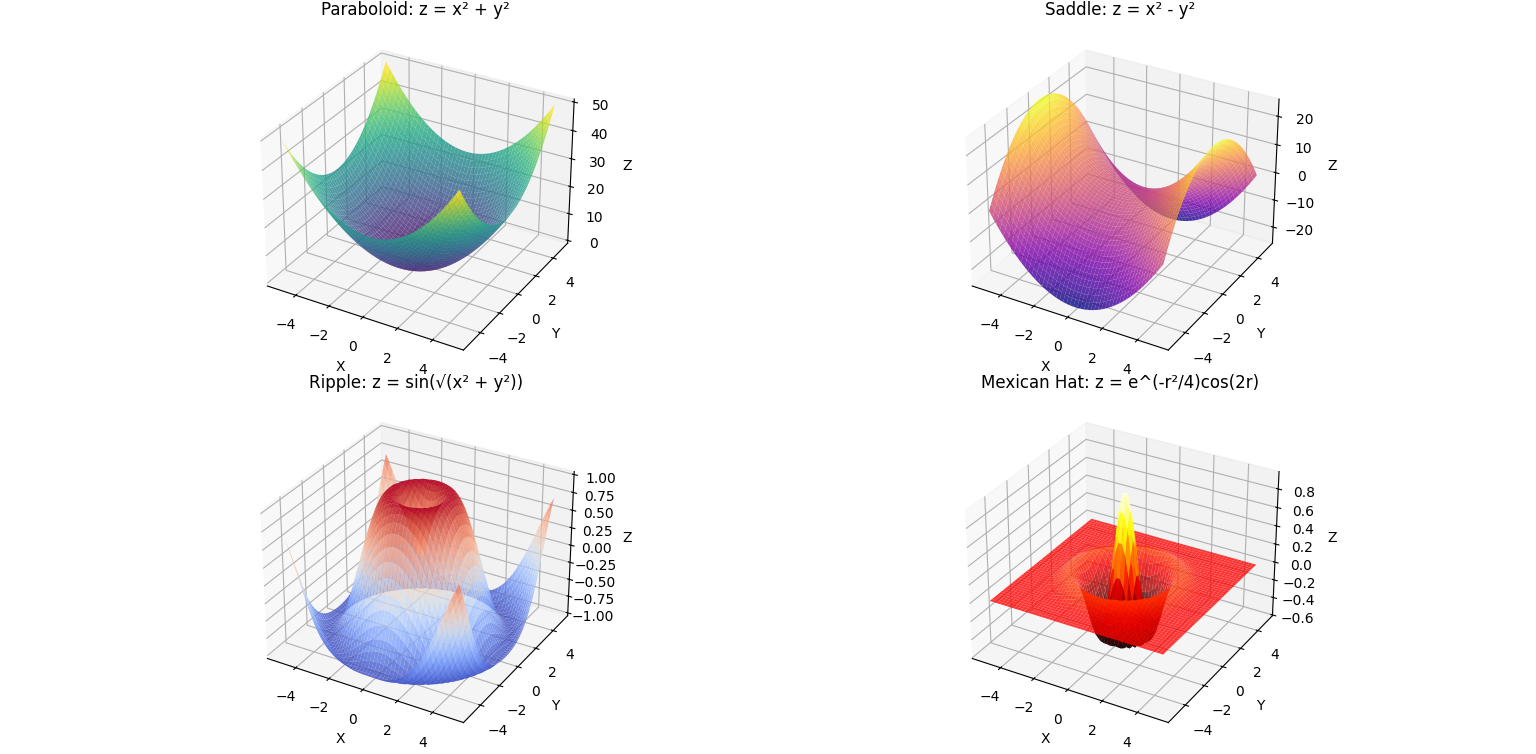

Source code (Python):
import numpy as np
import matplotlib.pyplot as plt
from mpl_toolkits.mplot3d import Axes3D

# Create meshgrid
x = np.linspace(-5, 5, 50)
y = np.linspace(-5, 5, 50)
X, Y = np.meshgrid(x, y)

# Create figure with subplots
fig = plt.figure(figsize=(15, 12))

# Surface 1: Paraboloid
ax1 = fig.add_subplot(221, projection='3d')
Z1 = X**2 + Y**2
surf1 = ax1.plot_surface(X, Y, Z1, cmap='viridis', alpha=0.8)
ax1.set_title('Paraboloid: z = x² + y²')
ax1.set_xlabel('X')
ax1.set_ylabel('Y')
ax1.set_zlabel('Z')

# Surface 2: Saddle
ax2 = fig.add_subplot(222, projection='3d')
Z2 = X**2 - Y**2
surf2 = ax2.plot_surface(X, Y, Z2, cmap='plasma', alpha=0.8)
ax2.set_title('Saddle: z = x² - y²')
ax2.set_xlabel('X')
ax2.set_ylabel('Y')
ax2.set_zlabel('Z')

# Surface 3: Ripple
ax3 = fig.add_subplot(223, projection='3d')
Z3 = np.sin(np.sqrt(X**2 + Y**2))
surf3 = ax3.plot_surface(X, Y, Z3, cmap='coolwarm', alpha=0.8)
ax3.set_title('Ripple: z = sin(√(x² + y²))')
ax3.set_xlabel('X')
ax3.set_ylabel('Y')
ax3.set_zlabel('Z')

# Surface 4: Mexican Hat
ax4 = fig.add_subplot(224, projection='3d')
R = np.sqrt(X**2 + Y**2)
Z4 = np.exp(-R**2/4) * np.cos(2*R)
surf4 = ax4.plot_surface(X, Y, Z4, cmap='hot', alpha=0.8)
ax4.set_title('Mexican Hat: z = e^(-r²/4)cos(2r)')
ax4.set_xlabel('X')
ax4.set_ylabel('Y')
ax4.set_zlabel('Z')

plt.tight_layout()
plt.show()
